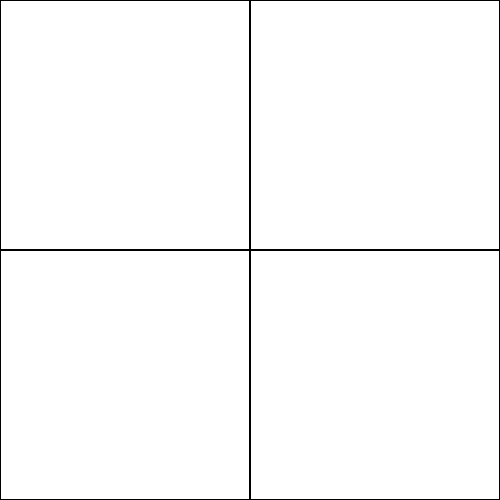
Frame 1 (no input)
Frame 60 (no input): identical to frame 1, image omitted
Frame 120 (the mouse pressed at the canvas centre since frame 60): identical to frame 1, image omitted

The p5.js sketch that drew this single still picture (run headless with seeded random() and noise() and a simulated clock; from frame 60 on, the mouse is pressed at the canvas centre):

// p5.js sketch
// ── sketch.js
//https://github.com/stavrosdidakis/DAT-GAD-405_2017
//https://p5js.org

//DAT405 / GAD405
//04_Exercise01 - Loops and Random Color


function setup() {
  createCanvas(500, 500);
}

function draw() {
  background(255);

  function mouseMoved() {
    value = value + 125;
    if (value < 255) {
      value = 0;
    }
  }

  translate(0, 0);
  scale(2);
  rect (0, 0, 125, 125); //top left square
  rect (125, 125, 125, 125); // bottom right
//  background(255, 0, 0);
 //line(mouseY, 500, mouseY, 500);
  rect (125, 0, 125, 125); // top right
//  background(0, 102, 255);
// line(mouseX, 500, mouseX, 500);
  rect (0, 125, 125, 125); // bottom left
//  background(0, 255, 0);
// line(mouseY, 500, mouseY, 500);
}
